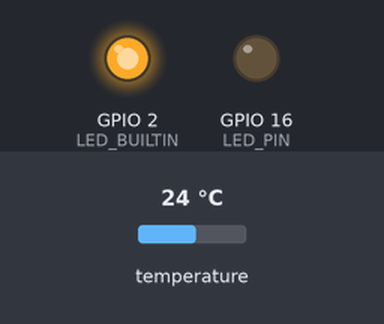
Simulated run of this sketch. Board: ESP8266 (NodeMCU). Parts: output pins drawn as LEDs (lit = HIGH, except the on-board LED, lit = LOW). The inputs (shaded band) are chosen by the test bench; at power-on: temperature 24 °C. WiFi joins after 1.5 s; servers stay silent unless stated; uploads are accepted with an empty reply; what the sketch prints to the serial monitor is not drawn.

Above: at 0.0 s.
At 2.9 s:
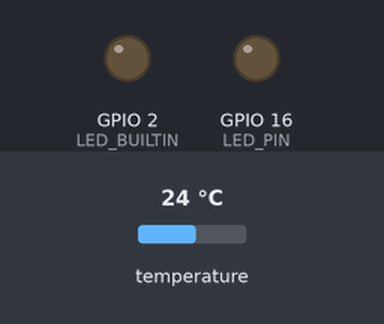
Timing chart, 0 to 4.4 s (numbered marks = the images above):
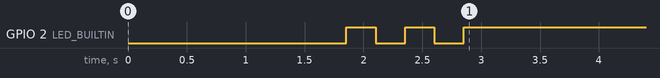

The sketch:

client2.ino
```cpp
#include <ESP8266WiFi.h>
#include <ESP8266HTTPClient.h>
#include <ArduinoJson.h>
#include <OneWire.h>
#include <DallasTemperature.h>

#define ONE_WIRE_BUS 0
const int LED_PIN = 16;

const char* ssid     = "polinchek";
const char* password = "122222322";

const char* host = "192.168.43.1";  //Server IP Address here

const char* boardName = "coco";


int interval = 5000;  // Interval between requests

OneWire oneWire(ONE_WIRE_BUS);
DallasTemperature tempSensor(&oneWire);
WiFiClient client;
DynamicJsonDocument doc(2048);
//StaticJsonBuffer<1024> jsonBuffer; // compute via https://arduinojson.org/v5/assistant/

void setup() {
    Serial.begin(115200);
    delay(100);

    // We start by connecting to a WiFi network
    Serial.println();
    Serial.println();
    Serial.print("Connecting to ");
    Serial.println(ssid);

    WiFi.mode(WIFI_STA);
    WiFi.begin(ssid, password);

    while (WiFi.status() != WL_CONNECTED) {
        delay(500);
        Serial.print(".");
    }

    Serial.println("");
    Serial.println("WiFi connected");
    Serial.println("IP address: ");
    Serial.println(WiFi.localIP());

    tempSensor.setResolution(12);

    pinMode(LED_BUILTIN, OUTPUT);
    pinMode(LED_PIN, OUTPUT);

    digitalWrite(LED_BUILTIN, 0);
    delay(250);
    digitalWrite(LED_BUILTIN, 1);
    delay(250);
    digitalWrite(LED_BUILTIN, 0);
    delay(250);
    digitalWrite(LED_BUILTIN, 1);
    delay(250);
    digitalWrite(LED_BUILTIN, 0);
    delay(250);
    digitalWrite(LED_BUILTIN, 1);
}


void loop() {
    pinMode(LED_BUILTIN, OUTPUT);
    pinMode(LED_PIN, OUTPUT);
    if (WiFi.status() == WL_CONNECTED) { //Check WiFi connection status
        HTTPClient http;
        http.begin(client, "http://192.168.43.1:8000/interact");   // pass Server IP Address here
        http.addHeader("Content-Type", "application/json");
        String request = getStates();
        Serial.println(request);
        int httpCode = http.POST(request);
        if (httpCode > 0) {
            String payload = http.getString();
            Serial.println(payload);
            deserializeJson(doc, payload);
            http.end();

            digitalWrite(LED_PIN, doc["coco_led"].as<bool>());
        }
        else {
            Serial.println("Unable to request");
        }
    }
  delay(interval);
}


String getStates() {
    float temp1;
    tempSensor.requestTemperatures();
    temp1 = tempSensor.getTempCByIndex(0);
    String json;
    doc["name"] = boardName;

    // Get pin state
    doc["led_temp"] = temp1;
    serializeJson(doc, json);
    return json;
}
```
